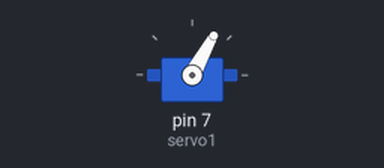
A sketch run on a simulated Arduino Uno, built with avr-gcc and run on an emulated ATmega328P. Parts: servo.

Above: at 0.05 s.
Timing chart, 0 to 4.6 s (numbered marks = the images above):
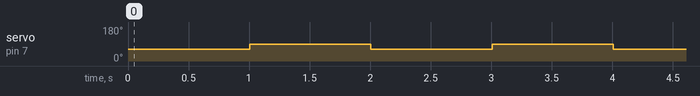

The sketch:

sketch_jun18a.ino
```cpp
#include <Servo.h>

Servo servo1;

void setup() {
  servo1.attach(7);

}
int fn = 90;

void loop() {
  for (int i = 90; i > 60; i--) {
    servo1.write(i);
  }
  delay(1000);
  for (int i = 60; i < 90; i++) {
    servo1.write(i);
  }
  delay(1000);

}
```

Measured:
- by itself, servo on pin 7 (servo1): alternates 89° for 1.0 s and 61° for 1.0 s
